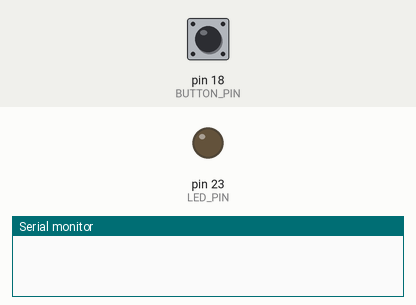
Recording of a sketch running on a simulated Arduino Mega 2560, built with avr-gcc and run on an emulated ATmega2560. Shown: output pins drawn as LEDs (lit = HIGH), the last lines printed to the serial monitor. Inputs (shaded band) come from the test bench; at power-on: pin 18 (BUTTON_PIN) HIGH.

Above: at 1.2 s.
1.3 s: pin 18 (BUTTON_PIN) pulled LOW for 0.15 s
At 1.7 s:
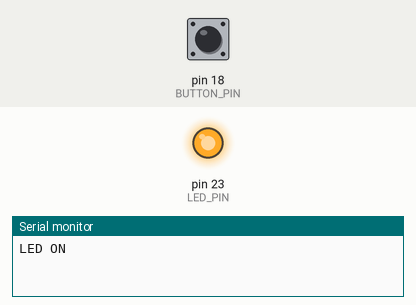
2.9 s: pin 18 (BUTTON_PIN) pulled LOW for 1 s
At 4.1 s:
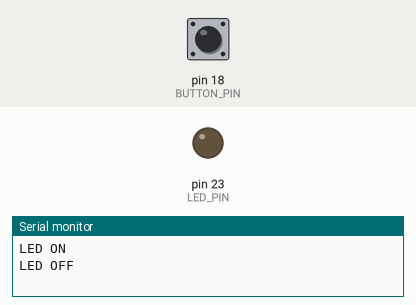
5.4 s: pin 18 (BUTTON_PIN) pulled LOW for 3.2 s
At 6.0 s:
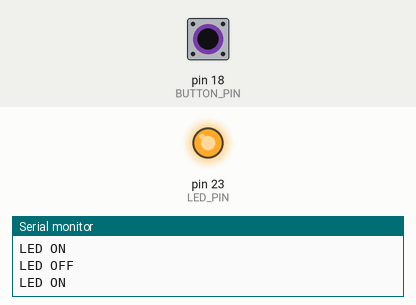
Timing chart, 0 to 8.4 s (numbered marks = the images above; inputs shaded):
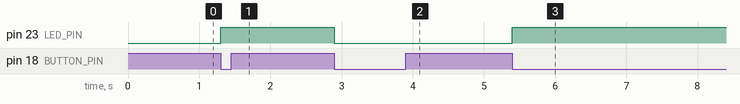

The sketch:

6_Toggle_Control_Led.ino
```cpp
//LED TOGGLE CONTROL, PRESS AND RELEASE THE BUTTON TO CHANGE THE STATUS OF THE LED.
const int LED_PIN = 23;
const int BUTTON_PIN = 18;

bool ledState = false;
bool lastButtonState = HIGH;

void setup() {
  pinMode(LED_PIN, OUTPUT);
  pinMode(BUTTON_PIN, INPUT_PULLUP);

  digitalWrite(LED_PIN, LOW);
  Serial.begin(115200);
}

void loop() {
  bool buttonState = digitalRead(BUTTON_PIN);

  // Detect when button changes from released to pressed
  if (lastButtonState == HIGH && buttonState == LOW) {

    // Toggle LED state
    ledState = !ledState;

    digitalWrite(LED_PIN, ledState);

    Serial.println(ledState ? "LED ON" : "LED OFF");

    delay(50);  // Simple debounce delay
  }

  // Remember button state for next iteration
  lastButtonState = buttonState;
}

//THE BUTTON IS PULL-UP SO RELEASE == HIGH, PRESSED == LOW
//SYSTEM COMPARE THE BUTTON STATE WITH ITS PREVIOUS STATE,
//PRESSED MEANS THE IF CONDITION FULFILL SO PROCEED WITH TOGGLE CONTROL
//DELAY TO DENIAL DOUBLE INPUT OR DEBOUNCE ERROR
//IDLE: LAST = HIGH; CURRENT = HIGH
//PRESSED: LAST = HIGH; CURRENT = LOW
//DEBOUCING OR HOLDING: LAST = LOW; CURRENT = LOW,
//RELEASED: LAST = LOW; CURRENT = HIGH
//GO BACK TO IDLE
```

Measured:
- after the input at 1.3 s, pin 23 (LED_PIN): LOW → HIGH at once
- after the input at 2.9 s, pin 23 (LED_PIN): HIGH → LOW at once
- after the input at 5.4 s, pin 23 (LED_PIN): LOW → HIGH at once
